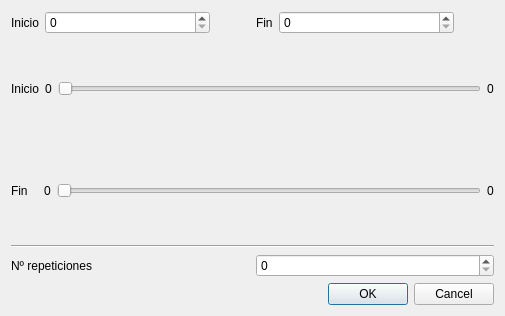
<?xml version="1.0" encoding="UTF-8"?>
<ui version="4.0">
 <class>CalderonDialog</class>
 <widget class="QDialog" name="CalderonDialog">
  <property name="geometry">
   <rect>
    <x>0</x>
    <y>0</y>
    <width>505</width>
    <height>316</height>
   </rect>
  </property>
  <property name="windowTitle">
   <string>Dialog</string>
  </property>
  <layout class="QVBoxLayout" name="verticalLayout_2">
   <item>
    <layout class="QHBoxLayout" name="horizontalLayout_6">
     <item>
      <layout class="QHBoxLayout" name="horizontalLayout_5">
       <item>
        <widget class="QLabel" name="label_4">
         <property name="sizePolicy">
          <sizepolicy hsizetype="Maximum" vsizetype="Preferred">
           <horstretch>0</horstretch>
           <verstretch>0</verstretch>
          </sizepolicy>
         </property>
         <property name="text">
          <string>Inicio</string>
         </property>
        </widget>
       </item>
       <item>
        <widget class="QSpinBox" name="sb_inicio_calderon">
         <property name="sizePolicy">
          <sizepolicy hsizetype="Minimum" vsizetype="Fixed">
           <horstretch>0</horstretch>
           <verstretch>0</verstretch>
          </sizepolicy>
         </property>
        </widget>
       </item>
      </layout>
     </item>
     <item>
      <spacer name="horizontalSpacer">
       <property name="orientation">
        <enum>Qt::Horizontal</enum>
       </property>
       <property name="sizeType">
        <enum>QSizePolicy::Maximum</enum>
       </property>
       <property name="sizeHint" stdset="0">
        <size>
         <width>40</width>
         <height>20</height>
        </size>
       </property>
      </spacer>
     </item>
     <item>
      <layout class="QHBoxLayout" name="horizontalLayout_3">
       <item>
        <widget class="QLabel" name="label_5">
         <property name="sizePolicy">
          <sizepolicy hsizetype="Maximum" vsizetype="Preferred">
           <horstretch>0</horstretch>
           <verstretch>0</verstretch>
          </sizepolicy>
         </property>
         <property name="text">
          <string>Fin</string>
         </property>
        </widget>
       </item>
       <item>
        <widget class="QSpinBox" name="sb_fin_calderon"/>
       </item>
      </layout>
     </item>
     <item>
      <spacer name="horizontalSpacer_2">
       <property name="orientation">
        <enum>Qt::Horizontal</enum>
       </property>
       <property name="sizeType">
        <enum>QSizePolicy::Minimum</enum>
       </property>
       <property name="sizeHint" stdset="0">
        <size>
         <width>40</width>
         <height>20</height>
        </size>
       </property>
      </spacer>
     </item>
    </layout>
   </item>
   <item>
    <layout class="QVBoxLayout" name="verticalLayout">
     <item>
      <layout class="QHBoxLayout" name="horizontalLayout">
       <item>
        <widget class="QLabel" name="label">
         <property name="text">
          <string>Inicio</string>
         </property>
        </widget>
       </item>
       <item>
        <widget class="QLabel" name="label_inicio_minimum">
         <property name="text">
          <string>0</string>
         </property>
        </widget>
       </item>
       <item>
        <widget class="QSlider" name="slider_inicio_calderon">
         <property name="maximum">
          <number>20</number>
         </property>
         <property name="orientation">
          <enum>Qt::Horizontal</enum>
         </property>
        </widget>
       </item>
       <item>
        <widget class="QLabel" name="label_inicio_maximum">
         <property name="text">
          <string>0</string>
         </property>
        </widget>
       </item>
      </layout>
     </item>
     <item>
      <layout class="QHBoxLayout" name="horizontalLayout_2">
       <item>
        <widget class="QLabel" name="label_2">
         <property name="text">
          <string>Fin   </string>
         </property>
        </widget>
       </item>
       <item>
        <widget class="QLabel" name="label_fin_minimum">
         <property name="text">
          <string>0</string>
         </property>
        </widget>
       </item>
       <item>
        <widget class="QSlider" name="slider_fin_calderon">
         <property name="maximum">
          <number>20</number>
         </property>
         <property name="orientation">
          <enum>Qt::Horizontal</enum>
         </property>
        </widget>
       </item>
       <item>
        <widget class="QLabel" name="label_fin_maximum">
         <property name="text">
          <string>0</string>
         </property>
        </widget>
       </item>
      </layout>
     </item>
    </layout>
   </item>
   <item>
    <widget class="Line" name="line">
     <property name="orientation">
      <enum>Qt::Horizontal</enum>
     </property>
    </widget>
   </item>
   <item>
    <layout class="QHBoxLayout" name="horizontalLayout_4">
     <item>
      <widget class="QLabel" name="label_3">
       <property name="text">
        <string>Nº repeticiones</string>
       </property>
      </widget>
     </item>
     <item>
      <widget class="QSpinBox" name="sb_num_rep"/>
     </item>
    </layout>
   </item>
   <item>
    <widget class="QDialogButtonBox" name="buttonBox">
     <property name="orientation">
      <enum>Qt::Horizontal</enum>
     </property>
     <property name="standardButtons">
      <set>QDialogButtonBox::Cancel|QDialogButtonBox::Ok</set>
     </property>
    </widget>
   </item>
  </layout>
 </widget>
 <resources/>
 <connections>
  <connection>
   <sender>buttonBox</sender>
   <signal>accepted()</signal>
   <receiver>CalderonDialog</receiver>
   <slot>accept()</slot>
   <hints>
    <hint type="sourcelabel">
     <x>369</x>
     <y>304</y>
    </hint>
    <hint type="destinationlabel">
     <x>157</x>
     <y>274</y>
    </hint>
   </hints>
  </connection>
  <connection>
   <sender>buttonBox</sender>
   <signal>rejected()</signal>
   <receiver>CalderonDialog</receiver>
   <slot>reject()</slot>
   <hints>
    <hint type="sourcelabel">
     <x>437</x>
     <y>304</y>
    </hint>
    <hint type="destinationlabel">
     <x>286</x>
     <y>274</y>
    </hint>
   </hints>
  </connection>
  <connection>
   <sender>sb_inicio_calderon</sender>
   <signal>valueChanged(int)</signal>
   <receiver>slider_inicio_calderon</receiver>
   <slot>setValue(int)</slot>
   <hints>
    <hint type="sourcelabel">
     <x>150</x>
     <y>60</y>
    </hint>
    <hint type="destinationlabel">
     <x>219</x>
     <y>124</y>
    </hint>
   </hints>
  </connection>
  <connection>
   <sender>slider_inicio_calderon</sender>
   <signal>valueChanged(int)</signal>
   <receiver>sb_inicio_calderon</receiver>
   <slot>setValue(int)</slot>
   <hints>
    <hint type="sourcelabel">
     <x>184</x>
     <y>124</y>
    </hint>
    <hint type="destinationlabel">
     <x>150</x>
     <y>60</y>
    </hint>
   </hints>
  </connection>
  <connection>
   <sender>sb_fin_calderon</sender>
   <signal>valueChanged(int)</signal>
   <receiver>slider_fin_calderon</receiver>
   <slot>setValue(int)</slot>
   <hints>
    <hint type="sourcelabel">
     <x>344</x>
     <y>60</y>
    </hint>
    <hint type="destinationlabel">
     <x>323</x>
     <y>166</y>
    </hint>
   </hints>
  </connection>
  <connection>
   <sender>slider_fin_calderon</sender>
   <signal>valueChanged(int)</signal>
   <receiver>sb_fin_calderon</receiver>
   <slot>setValue(int)</slot>
   <hints>
    <hint type="sourcelabel">
     <x>327</x>
     <y>166</y>
    </hint>
    <hint type="destinationlabel">
     <x>344</x>
     <y>60</y>
    </hint>
   </hints>
  </connection>
 </connections>
</ui>
